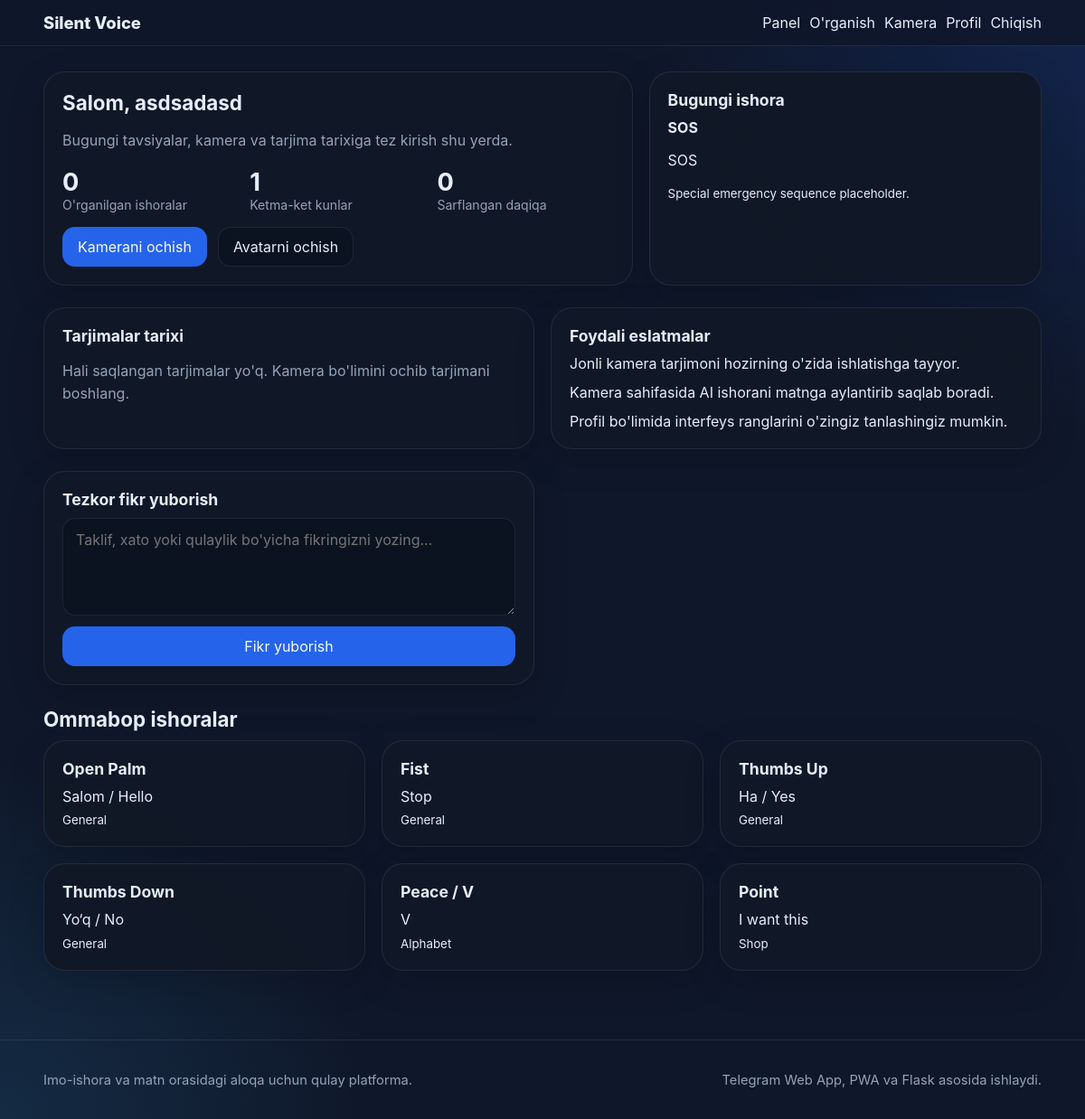
The page /dashboard (signed in) on the database its author committed.
### app/models.py (models this page shows, shortened)
class User(UserMixin, db.Model):
    __tablename__ = 'user'
    id = db.Column(db.Integer, primary_key=True)
    username = db.Column(db.String(80), unique=True, index=True, nullable=False)
    password_hash = db.Column(db.String(255), nullable=False)
    created_at = db.Column(db.DateTime, default=datetime.utcnow, nullable=False)
    name = db.Column(db.String(120))
    email = db.Column(db.String(120), unique=True, index=True)
    avatar = db.Column(db.String(255), default='default-avatar.svg')
    language = db.Column(db.String(10), default='UZB')
    theme_bg_color = db.Column(db.String(7))
    theme_card_color = db.Column(db.String(7))
    theme_button_color = db.Column(db.String(7))
    theme_text_color = db.Column(db.String(7))
    sign_count = db.Column(db.Integer, default=0)
    streak_days = db.Column(db.Integer, default=1)
    minutes_spent = db.Column(db.Integer, default=0)
    is_admin = db.Column(db.Boolean, default=False, nullable=False)
    is_blocked = db.Column(db.Boolean, default=False, nullable=False)
    last_seen_date = db.Column(db.Date, default=date.today)
    recordings = db.relationship('CustomRecording', backref='user', lazy=True, cascade='all, delete-orphan')
    feedback_entries = db.relationship('Feedback', backref='user', lazy=True, cascade='all, delete-orphan')
    history_entries = db.relationship('History', backref='user', lazy=True, cascade='all, delete-orphan')

class Sign(db.Model):
    id = db.Column(db.Integer, primary_key=True)
    title = db.Column(db.String(120), nullable=False)
    category = db.Column(db.String(80), nullable=False)
    meaning = db.Column(db.String(255), nullable=False)
    description = db.Column(db.Text)
    image_url = db.Column(db.String(255))
    video_url = db.Column(db.String(255))
    is_offline = db.Column(db.Boolean, default=False)
    created_at = db.Column(db.DateTime, default=datetime.utcnow)

### app/routes/main.py (the view)
@main_bp.route('/dashboard')
@login_required
def dashboard():
    update_streak(current_user)
    recommended = Sign.query.order_by(Sign.id.desc()).first()
    signs = Sign.query.limit(6).all()
    history_entries = History.query.filter_by(user_id=current_user.id).order_by(History.created_at.desc()).all()
    notifications = [
        "Jonli kamera tarjimoni hozirning o'zida ishlatishga tayyor.",
        "Kamera sahifasida AI ishorani matnga aylantirib saqlab boradi.",
        "Profil bo'limida interfeys ranglarini o'zingiz tanlashingiz mumkin."
    ]
    return render_template(
        'dashboard.html',
        recommended=recommended,
        signs=signs,
        notifications=notifications,
        history_entries=history_entries,
    )

### app/routes/main.py (called while the page is built, shortened)
def update_streak(user):
    today = date.today()

### app/templates/dashboard.html
{% extends 'base.html' %}
{% block content %}
<section class="grid dashboard-grid">
  <div class="card stat-card">
    <h2>Salom, {{ current_user.name or current_user.username }}</h2>
    <p class="muted">Bugungi tavsiyalar, kamera va tarjima tarixiga tez kirish shu yerda.</p>
    <div class="grid three compact">
      <div><strong>{{ current_user.sign_count }}</strong><span>O'rganilgan ishoralar</span></div>
      <div><strong>{{ current_user.streak_days }}</strong><span>Ketma-ket kunlar</span></div>
      <div><strong>{{ current_user.minutes_spent }}</strong><span>Sarflangan daqiqa</span></div>
    </div>
    <div class="hero-actions mt-16">
      <a class="btn btn-primary" href="{{ url_for('main.live_camera') }}">Kamerani ochish</a>
      <a class="btn" href="{{ url_for('main.avatar') }}">Avatarni ochish</a>
    </div>
  </div>
  <div class="card">
    <h3>Bugungi ishora</h3>
    {% if recommended %}
      <div class="feature-lesson">
        <strong>{{ recommended.title }}</strong>
        <p>{{ recommended.meaning }}</p>
        <small>{{ recommended.description }}</small>
      </div>
    {% else %}
      <p class="muted">Hozircha tavsiya etiladigan ishora topilmadi.</p>
    {% endif %}
  </div>
</section>
<section class="grid two mt-24">
  <div class="card">
    <h3>Tarjimalar tarixi</h3>
    {% if history_entries %}
      <div class="table-wrap">
        <table class="history-table">
          <thead>
            <tr>
              <th>#</th>
              <th>Aniqlangan matn</th>
              <th>Vaqti</th>
            </tr>
          </thead>
          <tbody>
            {% for item in history_entries %}
              <tr>
                <td>{{ loop.index }}</td>
                <td>{{ item.recognized_text }}</td>
                <td>{{ item.created_at.strftime('%Y-%m-%d %H:%M') }}</td>
              </tr>
            {% endfor %}
          </tbody>
        </table>
      </div>
    {% else %}
      <p class="muted">Hali saqlangan tarjimalar yo'q. Kamera bo'limini ochib tarjimani boshlang.</p>
    {% endif %}
  </div>
  <div class="card">
    <h3>Foydali eslatmalar</h3>
    <ul class="clean-list">
      {% for item in notifications %}<li>{{ item }}</li>{% endfor %}
    </ul>
  </div>
</section>
<section class="grid two mt-24">
  <div class="card">
    <h3>Tezkor fikr yuborish</h3>
    <form method="post" action="{{ url_for('main.feedback') }}" class="form-grid">
      <textarea name="message" rows="4" placeholder="Taklif, xato yoki qulaylik bo'yicha fikringizni yozing..."></textarea>
      <button class="btn btn-primary">Fikr yuborish</button>
    </form>
  </div>
</section>
<section class="mt-24">
  <div class="section-head"><h2>Ommabop ishoralar</h2></div>
  <div class="grid three">
    {% for sign in signs %}
      <article class="card sign-card"><h3>{{ sign.title }}</h3><p>{{ sign.meaning }}</p><small>{{ sign.category }}</small></article>
    {% endfor %}
  </div>
</section>
{% endblock %}

### app/templates/base.html (shortened to what this page needs)
<!doctype html>
<html lang="uz">
<head>
  <link rel="stylesheet" href="{{ url_for('static', filename='css/style.css', v='twa4') }}">
</head>
<body>
  <header class="site-header">
    <div class="container nav-wrap">
      <a class="brand" href="{{ url_for('main.index') }}">Silent Voice</a>
      <nav class="nav">
        {% if current_user.is_authenticated %}
          <a href="{{ url_for('main.dashboard') }}">Panel</a>
          <a href="{{ url_for('main.learning_center') }}">O'rganish</a>
          <a href="{{ url_for('main.live_camera') }}">Kamera</a>
          <a href="{{ url_for('main.profile') }}">Profil</a>
          <a href="{{ url_for('auth.logout') }}">Chiqish</a>
        {% else %}
          <a href="{{ url_for('auth.login') }}">Kirish</a>
          <a href="{{ url_for('auth.register') }}" class="btn btn-primary small">Boshlash</a>
        {% endif %}
      </nav>
    </div>
  </header>
  <main class="container page-space">
    {% block content %}{% endblock %}
  </main>
  <footer class="site-footer">
    <div class="container footer-grid">
      <p>Imo-ishora va matn orasidagi aloqa uchun qulay platforma.</p>
      <p>Telegram Web App, PWA va Flask asosida ishlaydi.</p>
    </div>
  </footer>
</body>
</html>

### app/static/css/style.css (style rules this page uses)
:root { --tg-theme-bg-color:#0f172a; --tg-theme-secondary-bg-color:#111827; --tg-theme-text-color:#e5eefc; --tg-theme-hint-color:#94a3b8; --tg-theme-link-color:#60a5fa; --tg-theme-button-color:#2563eb; --tg-theme-button-text-color:#f8fafc; --tg-theme-section-bg-color:rgba(17,24,39,.92); --tg-theme-section-separator-color:rgba(148,163,184,.14); --tg-theme-destructive-text-color:#ef4444; --soft:#0b1220; }
* { box-sizing:border-box }
html,body { margin:0;padding:0;font-family:Inter,Arial,sans-serif;background:var(--tg-theme-bg-color);color:var(--tg-theme-text-color) }
body { min-height:100vh;background-image:radial-gradient(circle at top right,rgba(37,99,235,.18),transparent 28%),radial-gradient(circle at bottom left,rgba(56,189,248,.12),transparent 24%) }
a { text-decoration:none;color:var(--tg-theme-link-color) }
button,input,textarea,select { font:inherit }
.container { width:min(1120px,92%);margin:0 auto }
.site-header { position:sticky;top:0;background:color-mix(in srgb,var(--tg-theme-bg-color) 82%,transparent);backdrop-filter:blur(14px);border-bottom:1px solid var(--tg-theme-section-separator-color);z-index:50 }
.nav-wrap { display:flex;align-items:center;justify-content:space-between;padding:14px 0 }
.brand { font-weight:800;font-size:1.15rem;color:var(--tg-theme-text-color) }
.nav { display:flex;gap:10px;align-items:center;flex-wrap:wrap }
.nav a { color:var(--tg-theme-text-color) }
.page-space { padding:28px 0 44px }
.site-footer { border-top:1px solid var(--tg-theme-section-separator-color);margin-top:32px }
.footer-grid { display:flex;justify-content:space-between;gap:20px;padding:20px 0;color:var(--tg-theme-hint-color);font-size:.92rem;flex-wrap:wrap }
.card { background:var(--tg-theme-section-bg-color);border:1px solid var(--tg-theme-section-separator-color);border-radius:24px;padding:20px;box-shadow:0 12px 40px rgba(0,0,0,.16) }
.hero-grid,.grid { display:grid;gap:18px }
.grid.two { grid-template-columns:repeat(2,minmax(0,1fr)) }
.grid.three { grid-template-columns:repeat(3,minmax(0,1fr)) }
.dashboard-grid { grid-template-columns:1.2fr .8fr }
.compact { gap:12px }
.stat-card strong,.admin-stats strong { display:block;font-size:1.7rem }
.stat-card span,.admin-stats span { display:block;color:var(--tg-theme-hint-color);font-size:.88rem }
h1,h2,h3 { margin:0 0 10px;color:var(--tg-theme-text-color) }
h2 { font-size:1.4rem }
h3 { font-size:1.1rem }
.muted { color:var(--tg-theme-hint-color);line-height:1.6 }
.btn { display:inline-flex;justify-content:center;align-items:center;padding:11px 16px;border-radius:14px;border:1px solid var(--tg-theme-section-separator-color);background:var(--soft);color:var(--tg-theme-text-color);cursor:pointer }
.btn-primary { background:var(--tg-theme-button-color);border-color:transparent;color:var(--tg-theme-button-text-color) }
.hero-actions,.inline-controls { display:flex;gap:12px;flex-wrap:wrap;align-items:center }
.mt-16 { margin-top:16px }
.mt-24 { margin-top:24px }
.form-grid { display:grid;gap:12px }
input,textarea,select { width:100%;padding:13px 14px;border-radius:14px;border:1px solid var(--tg-theme-section-separator-color);background:var(--soft);color:var(--tg-theme-text-color) }
textarea { resize:vertical }
.section-head { display:flex;justify-content:space-between;align-items:center }
.sign-card p { margin:.35rem 0 }
.clean-list { list-style:none;padding:0;margin:0;display:grid;gap:12px }

### rows shown on the page
User: name "asdsadasd", sign_count "0", streak_days "1", minutes_spent "0"
Sign: title "SOS", meaning "SOS", description "Special emergency sequence placeholder."
Sign: title "Open Palm", meaning "Salom / Hello", category "General"
Sign: title "Fist", meaning "Stop", category "General"
Sign: title "Thumbs Up", meaning "Ha / Yes", category "General"
Sign: title "Thumbs Down", meaning "Yo‘q / No", category "General"
Sign: title "Peace / V", meaning "V", category "Alphabet"
Sign: title "Point", meaning "I want this", category "Shop"

### other values the page prints
{{ item }} "Jonli kamera tarjimoni hozirning o'zida ishlatishga tayyor." "Kamera sahifasida AI ishorani matnga aylantirib saqlab boradi." "Profil bo'limida interfeys ranglarini o'zingiz tanlashingiz mumkin."
